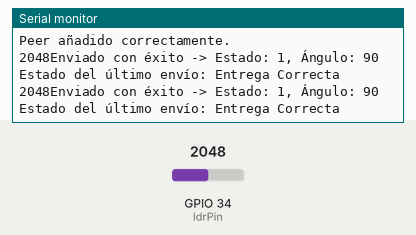
Simulated run of this sketch. Board: ESP32. Shown: the last lines printed to the serial monitor. The inputs (shaded band) are chosen by the test bench; at power-on: GPIO 34 (ldrPin) = 2048.

Above: at 2.8 s.
2.9 s: GPIO 34 (ldrPin) set to 2866
At 4.5 s:
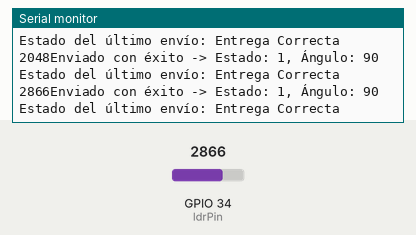
5.6 s: GPIO 34 (ldrPin) set to 3603
At 7.2 s:
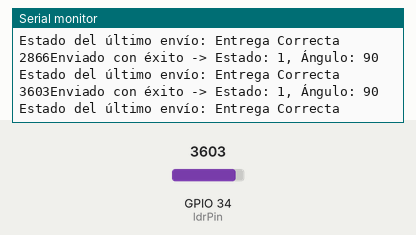
Timing chart, 0 to 8.7 s (numbered marks = the images above; inputs shaded):
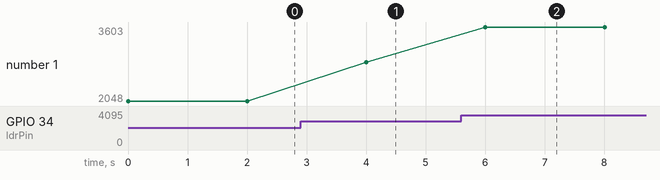

Measured:
- after the input at 2.9 s, the serial monitor: prints a new line after 1.1 s (image 1)
- after the input at 5.6 s, the serial monitor: prints a new line after 0.40 s (image 2)
- plotted number 1: 2048 → 2866 after the input at 2.9 s, 2866 → 3603 after the input at 5.6 s

The sketch:

sender.ino
```cpp
#include <esp_now.h>
#include <WiFi.h>
#include "estructura.h" // Incluimos la estructura de datos compartida
#include "const.h"      // Archivo con la dirección MAC del receptor

// --- CONFIGURACIÓN DEL SEMÁFORO ---
const int ldrPin = 34;
const int UMBRAL_LUZ = 1200; // Ajusta este valor según tu LDR y la luz ambiente
const int anguloSemaforo = 90; // ¡IMPORTANTE! Define el ángulo de este semáforo (0, 90, 180, 270)

// Variable para almacenar los datos a enviar
esp_now_data_structure datosSemaforo;

// Modifica la firma de la función OnDataSent
// Ahora el primer argumento debe ser const wifi_tx_info_t*
void OnDataSent(const wifi_tx_info_t *txInfo, esp_now_send_status_t status) {
  Serial.print("\r\nEstado del último envío: ");
  Serial.println(status == ESP_NOW_SEND_SUCCESS ? "Entrega Correcta" : "Fallo en la Entrega");
}

void setup() {
  Serial.begin(115200);

  // Configurar el modo WiFi
  WiFi.mode(WIFI_STA);

  // Inicializar ESP-NOW
  if (esp_now_init() != ESP_OK) {
    Serial.println("Error inicializando ESP-NOW");
    return;
  }

  // Registrar el callback de envío
  esp_now_register_send_cb(OnDataSent);

  // Registrar el peer (receptor)
  esp_now_peer_info_t peerInfo;
  memset(&peerInfo, 0, sizeof(peerInfo));
  memcpy(peerInfo.peer_addr, MAC_RECEIVER_1, 6);
  peerInfo.channel = 0;
  peerInfo.encrypt = false;

  if (esp_now_add_peer(&peerInfo) != ESP_OK){
    Serial.println("Fallo al añadir el peer");
    return;
  }
  Serial.println("Peer añadido correctamente.");
}

void loop() {
  // Leer el sensor de luz para determinar el estado del semáforo
  int ldrValue = analogRead(ldrPin);
  Serial.print(ldrValue);
  // Asignar estado: 1 para VERDE (luz detectada), 2 para ROJO (sin luz)
  datosSemaforo.estado = (ldrValue > UMBRAL_LUZ) ? 1 : 2;

  // Asignar el ángulo configurado
  datosSemaforo.angulo = anguloSemaforo;

  // Enviar la estructura de datos al receptor
  esp_err_t result = esp_now_send(MAC_RECEIVER_1, (uint8_t *) &datosSemaforo, sizeof(datosSemaforo));

  if (result == ESP_OK) {
    Serial.printf("Enviado con éxito -> Estado: %d, Ángulo: %d\n", datosSemaforo.estado, datosSemaforo.angulo);
  } else {
    Serial.println("Error al enviar los datos");
  }

  delay(2000); // Enviar datos cada 2 segundos
}
```

const.h
```cpp
#ifndef CONST_H
#define CONST_H

#include <stdint.h>

const uint8_t MAC_SENDER_1[] = { 0x6C, 0xC8, 0x40, 0x4F, 0x5F, 0xCC };
const uint8_t MAC_RECEIVER_1[] = { 0x00, 0x4B, 0x12, 0x38, 0x7C, 0x70};
#endif
```

estructura.h
```cpp
#ifndef ESTRUCTURA_H
#define ESTRUCTURA_H

// Contiene el estado del semáforo y su angulo.
typedef struct esp_now_data_structure {
  int estado; // 1 para VERDE/ENCENDIDO, 2 para ROJO/APAGADO
  int angulo; // Ángulo de orientación del semáforo (ej: 0, 90, 180, 270)
} esp_now_data_structure;

#endif
```
